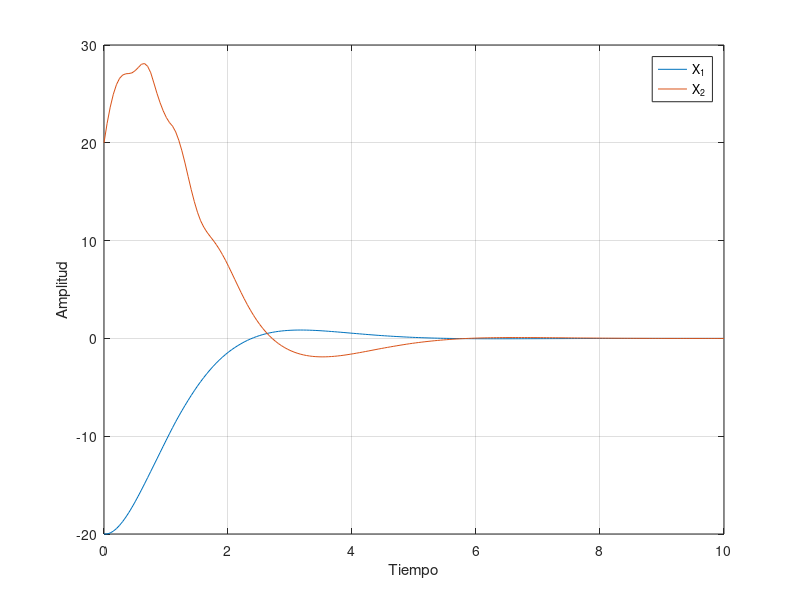

Write the MATLAB code that produced this figure.
function script2()
    clear;
    close all;
    % Considerando a y k iguales a 1, y la ley de control backstepping:
    % u = (-2-a*cos(x(1)))*(x(1)+a*sin(x(1))+x(2))-x(1)-k*(x(2)+2*x(1)+a*sin(x(1)))
    % Condiciones iniciales
    xo(1) = -20;
    xo(2) = 20;
    % Resolviendo edo con ode23
    options1=odeset('RelTol',0.01); % Ajuste de toleracia relativa
    % Tiempo
    to = 0;  % start time
    tf = 10;  % end time 
    t = linspace(to,tf,200);
    % Solucion
    [t,x]= ode23(@(t,x)nonlinear(t,x),t,xo,options1);
    function[xdot] = nonlinear(t,x)
        a = 1; % Parametros
        % -1 + (2)∗sin(t); 
        k = 1;
        % Ley de control Backstepping
        u=(-2-a*cos(x(1)))*(x(1)+a*sin(x(1))+x(2))-x(1)-k*(x(2)+2*x(1)+a*sin(x(1)));
        % Modelo No lineal
        xdot=[x(1)+a*sin(x(1))+x(2);  u];
    end
    % Ploteando la respuesta del sistema controlado
    plot(t,x(:,1),t,x(:,2));
    xlabel('Tiempo');
    ylabel('Amplitud');
    legend('X_1','X_2');
    grid;
end